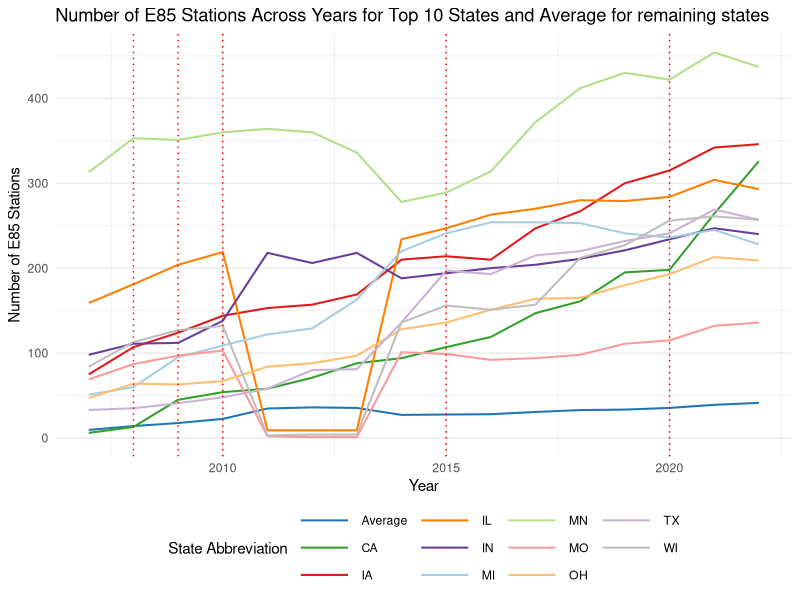
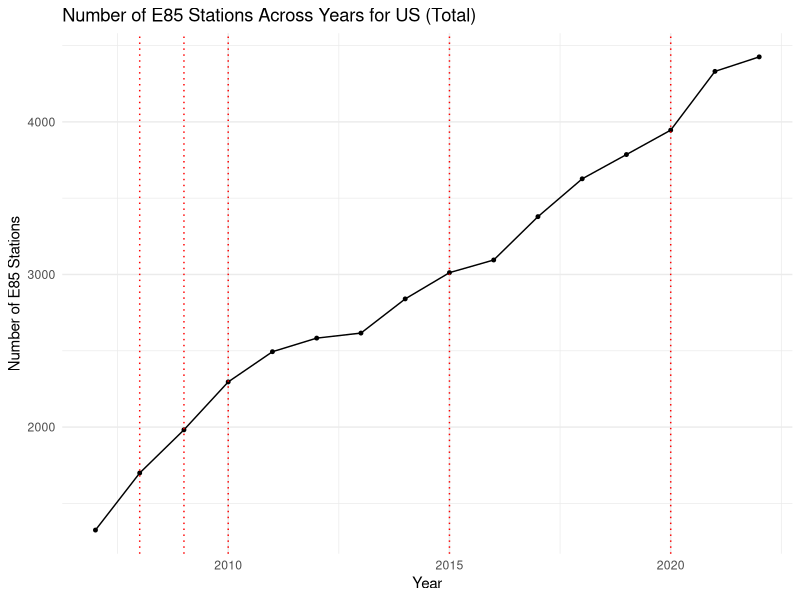
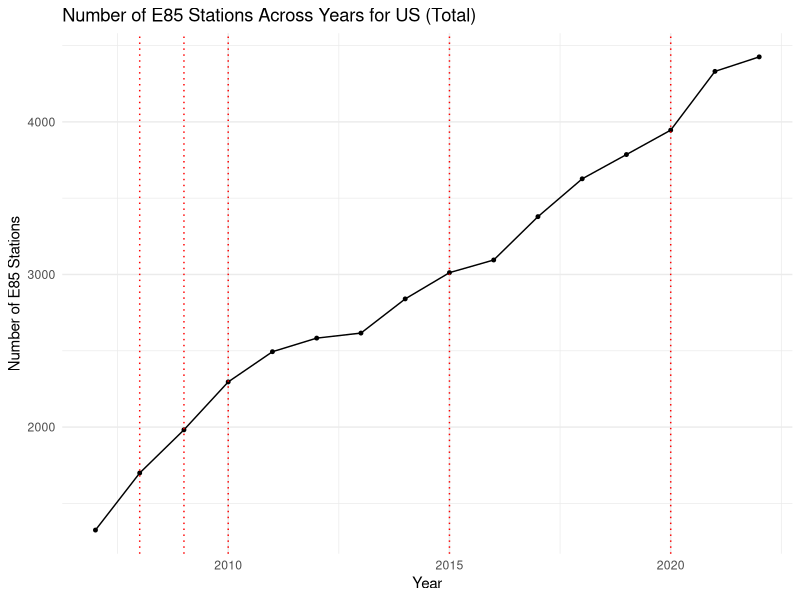
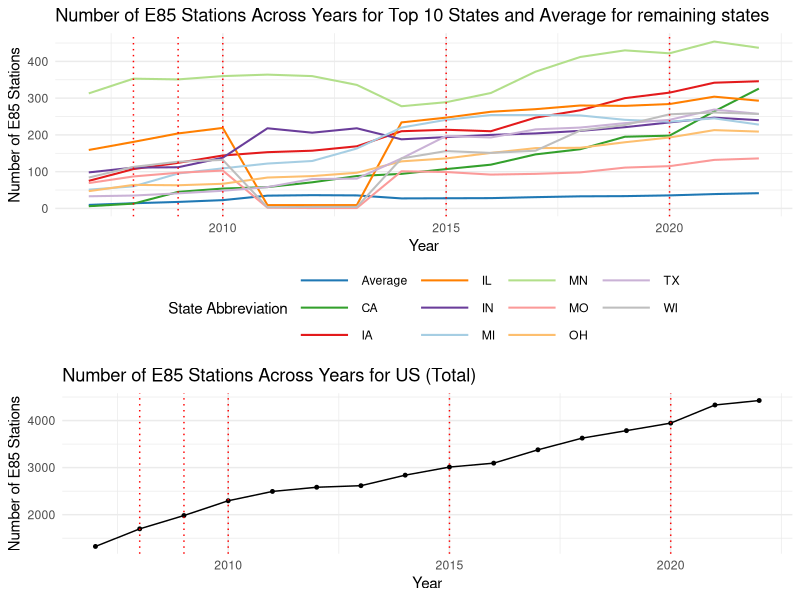

Generate these figures, in order, with R:
# Load required libraries
library(ggplot2)
library(maps)
library(stringr)
library(tidyverse)
library(gridExtra)

#reading data
merge_final=read.csv("Data/Merging/merge_final.csv")
top_states <- merge_final %>%
  group_by(state_abb) %>%
  summarise(total_e85_stations = sum(e85, na.rm = TRUE)) %>%
  top_n(10, wt = total_e85_stations) %>%
  pull(state_abb)
# Define custom color palette for the top 15 states
custom_colors <- c("#1f78b4", "#33a02c", "#e31a1c", "#ff7f00", "#6a3d9a", "#a6cee3", "#b2df8a", "#fb9a99", "#fdbf6f", "#cab2d6")
top_states_data <- merge_final %>%
  filter(state_abb %in% top_states) %>%
  mutate(avg_e85_stations = e85) %>%
  ungroup () |>
  select(state_abb, avg_e85_stations, year)
all_states=unique(merge_final$state_abb)
other_states_data=merge_final |>
  filter(!(state_abb %in% top_states)) |> 
  group_by(year) |>
  summarise(avg_e85_stations = mean(e85, na.rm = TRUE)) |>
  mutate(state_abb="Average") |>
  ungroup ()
top_states_data=rbind(top_states_data, other_states_data)
# Create the plot with modified aesthetics and theme
graph1 <- ggplot(top_states_data, aes(x = year, y = avg_e85_stations, group = state_abb, color = state_abb)) +
  geom_line(size = 0.7) +
  labs(title = "Number of E85 Stations Across Years for Top 10 States and Average for remaining states",
       x = "Year",
       y = "Number of E85 Stations",
       color = "State Abbreviation") +
  scale_color_manual(values = c(custom_colors, "grey")) +  # Set custom colors and grey for the average line
  theme_minimal() +
  theme(legend.position = "bottom",            # Position legend at the bottom
        legend.direction = "horizontal",       # Arrange legend items horizontally
        legend.key.width = unit(1.5, "cm"),    # Adjust legend key width
        legend.key.height = unit(0.5, "cm"),   # Adjust legend key height
        legend.box.spacing = unit(0.2, "cm"))  + 
  geom_vline(aes(xintercept = 2015), linetype = "dotted", color = "red")+
  geom_vline(xintercept = 2008, linetype = "dotted", color = "red") +
  geom_vline(xintercept = 2020, linetype = "dotted", color = "red") +
  geom_vline(xintercept = 2010, linetype = "dotted", color = "red") +
  geom_vline(xintercept = 2009, linetype = "dotted", color = "red")
# Print the modified plot
print(graph1)

aggregate_df=merge_final %>%
  group_by(year) %>%
  summarise(total_e85_stations = sum(e85, na.rm = TRUE)) %>%
  select(total_e85_stations, year)

graph2 <- ggplot(aggregate_df, aes(x = year, y = total_e85_stations)) +
  geom_point(size = 1) +
  geom_line() +
  labs(title = "Number of E85 Stations Across Years for US (Total)",
       x = "Year",
       y = "Number of E85 Stations") +
  theme_minimal() +
  geom_vline(xintercept = 2015, linetype = "dotted", color = "red") +
  geom_vline(xintercept = 2008, linetype = "dotted", color = "red") +
  geom_vline(xintercept = 2020, linetype = "dotted", color = "red") +
  geom_vline(xintercept = 2010, linetype = "dotted", color = "red") +
  geom_vline(xintercept = 2009, linetype = "dotted", color = "red")

print(graph2)

graph2

# Combine graphs vertically with equal heights
combined_graph <- grid.arrange(graph1, graph2, ncol = 1, heights = c(3, 2))
ggsave("Output/Exploratory_Analysis/e85_overtime_graph.png", 
       combined_graph, 
       width = 8, 
       height = 10,  # Set the height explicitly to ensure equal heights for both graphs
       units = "in", 
       dpi = 300)
# Print the combined graph
print(combined_graph)